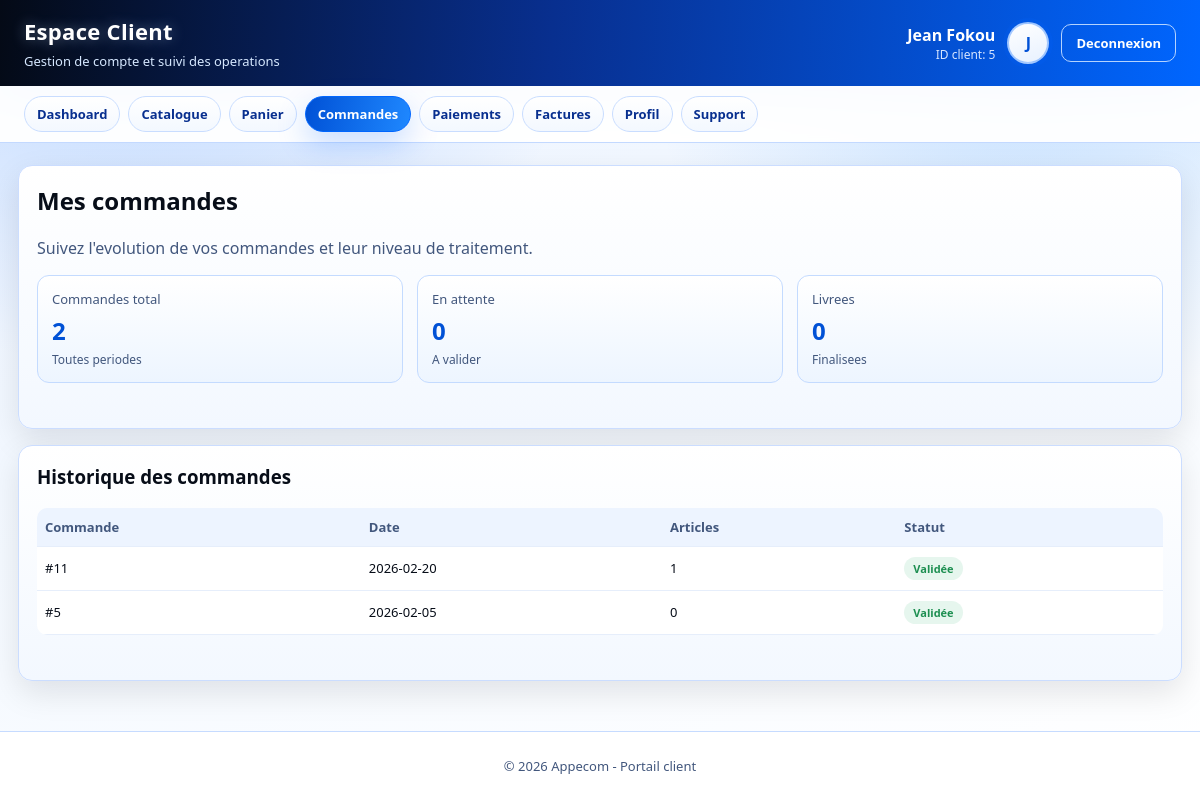
The page /client/commande_client.php (signed in) on the database its author committed.
### tables this page shows
CREATE TABLE IF NOT EXISTS `commande_client` (
  `id_commande` int NOT NULL AUTO_INCREMENT,
  `date_commande` date NOT NULL,
  `id_client` int DEFAULT NULL,
  `statut` enum('En attente','Validée','Livrée','Annulée') DEFAULT 'En attente',
  PRIMARY KEY (`id_commande`),
  KEY `id_client` (`id_client`)
);

### client/_layout.php (called while the page is built, shortened)
<?php
$clientId = (int) $_SESSION['id_client'];
function client_h($value)
{
    return htmlspecialchars((string) $value, ENT_QUOTES, 'UTF-8');
}
function client_status_class($value)
{
    $status = strtolower(trim((string) $value));
    if (strpos($status, 'liv') === 0 || strpos($status, 'pay') === 0 || strpos($status, 'valid') === 0) {
        return 'badge success';
    }
    return 'badge info';
}
function client_status_short($value)
{
    $status = trim((string) $value);
    return $status === '' ? '-' : $status;
}
?>

### client/commande_client.php (the view, shortened to what this page needs)
<?php
require __DIR__ . '/_layout.php';
$orders = [];
if ($clientDb instanceof mysqli) {
    $stmt = $clientDb->prepare('SELECT c.id_commande, c.date_commande, c.statut, COALESCE(SUM(cc.quantite), 0) AS total_articles FROM Commande_Client c LEFT JOIN Concerner_Client cc ON cc.id_commande = c.id_commande WHERE c.id_client = ? GROUP BY c.id_commande, c.date_commande, c.statut ORDER BY c.date_commande DESC, c.id_commande DESC');
    if ($stmt) {
        $stmt->bind_param('i', $clientId);
        if ($stmt->execute()) {
            $result = $stmt->get_result();
            while ($result && $row = $result->fetch_assoc()) {
                $orders[] = $row;
            }
        }
    }
}
$totalOrders = count($orders);
$pendingOrders = 0;
$deliveredOrders = 0;
include __DIR__ . '/_header.php';
?>
<section class="panel">
  <h2>Mes commandes</h2>
  <p class="muted">Suivez l'evolution de vos commandes et leur niveau de traitement.</p>
  <div class="grid-3" style="margin-top:12px;">
    <article class="stat">
      <div class="label">Commandes total</div>
      <div class="value"><?php echo $totalOrders; ?></div>
      <div class="sub">Toutes periodes</div>
    </article>
    <article class="stat">
      <div class="label">En attente</div>
      <div class="value"><?php echo $pendingOrders; ?></div>
      <div class="sub">A valider</div>
    </article>
    <article class="stat">
      <div class="label">Livrees</div>
      <div class="value"><?php echo $deliveredOrders; ?></div>
      <div class="sub">Finalisees</div>
    </article>
  </div>
</section>
<section class="panel">
  <h3>Historique des commandes</h3>
  <?php if (!empty($orders)): ?>
    <div class="table-wrap">
      <table>
        <thead>
          <tr>
            <th>Commande</th>
            <th>Date</th>
            <th>Articles</th>
            <th>Statut</th>
          </tr>
        </thead>
        <tbody>
          <?php foreach ($orders as $order): ?>
            <tr>
              <td>#<?php echo (int) $order['id_commande']; ?></td>
              <td><?php echo client_h($order['date_commande']); ?></td>
              <td><?php echo (int) $order['total_articles']; ?></td>
              <td><span class="<?php echo client_status_class($order['statut']); ?>"><?php echo client_h(client_status_short($order['statut'])); ?></span></td>
            </tr>
          <?php endforeach; ?>
        </tbody>
      </table>
    </div>
  <?php else: ?>
    <div class="empty-state">Aucune commande enregistree pour ce compte.</div>
  <?php endif; ?>
</section>
<?php include __DIR__ . '/_footer.php'; ?>

### client/client-theme.css (style rules this page uses)
* { box-sizing: border-box; }
body { margin: 0; font-family: 'Segoe UI', Tahoma, Arial, sans-serif; color: var(--black); background: radial-gradient(circle at 12% -12%, rgba(0, 102, 255, 0.24), transparent 34%), radial-gradient(circle at 86% 4%, rgba(31, 136, 255, 0.22), transparent 30%), linear-gradient(160deg, var(--blue-50), #f4f9ff 45%, var(--white)); }
.panel { background: linear-gradient(180deg, #ffffff, #f3f8ff); border: 1px solid var(--border); border-radius: var(--radius); box-shadow: var(--shadow); padding: 18px; }
.panel h2, .panel h3 { margin-top: 0; }
.grid-3 { display: grid; grid-template-columns: repeat(3, minmax(0, 1fr)); gap: 14px; }
.stat { border: 1px solid #c4dbff; border-radius: 12px; padding: 14px; background: linear-gradient(180deg, #ffffff, #edf5ff); transition: transform 0.16s ease, box-shadow 0.16s ease, border-color 0.16s ease; }
.stat .label { color: var(--slate); font-size: 13px; }
.stat .value { margin-top: 6px; font-size: 24px; font-weight: 700; color: var(--blue-700); }
.stat .sub { margin-top: 4px; color: var(--slate); font-size: 12px; }
.muted { color: var(--slate); }
.table-wrap { overflow-x: auto; }
table { width: 100%; border-collapse: collapse; font-size: 13px; background: #ffffff; border-radius: 10px; overflow: hidden; }
th, td { border-bottom: 1px solid #e6eefb; padding: 10px 8px; text-align: left; vertical-align: middle; }
th { color: var(--slate); font-weight: 600; background: #edf4ff; }
.badge { display: inline-block; border-radius: 999px; padding: 4px 9px; font-size: 11px; font-weight: 700; }
.badge.success { color: var(--success); background: #e6f6ee; }

### rows shown on the page
commande_client: id_commande "11", date_commande "2026-02-20", total_articles "1", statut "Validée"
commande_client: id_commande "5", date_commande "2026-02-05", total_articles "0", statut "Validée"

### other values the page prints
client_h($clientName) "Jean Fokou"
$clientId "5"
client_h($clientInitial) "J"
client_h($item['label']) "Dashboard"
client_h($item['label']) "Catalogue"
client_h($item['label']) "Panier"
client_h($item['label']) "Commandes"
client_h($item['label']) "Paiements"
client_h($item['label']) "Factures"
client_h($item['label']) "Profil"
client_h($item['label']) "Support"
$totalOrders "2"
$pendingOrders "0"
$deliveredOrders "0"
